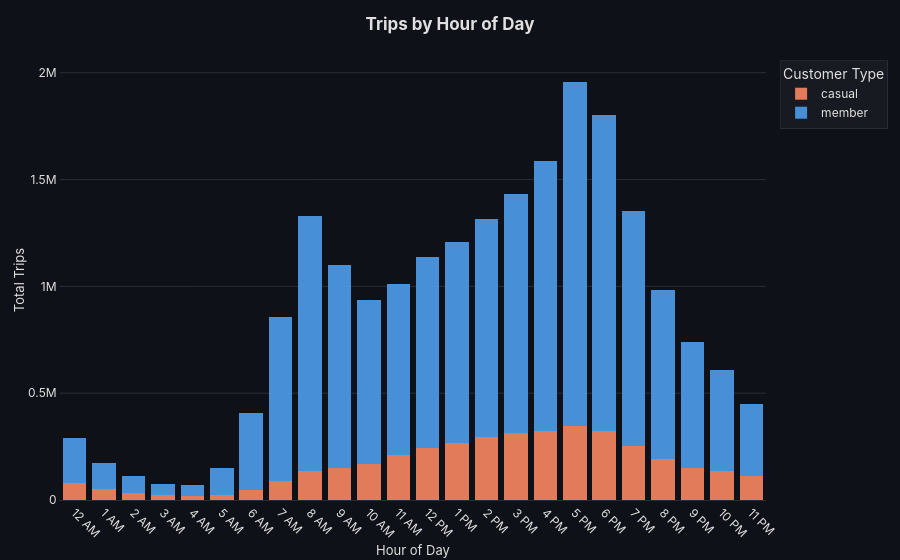

Write notebook code for a chart like this one.
### Code cell
df_hour = get_trips_by_hour()

# ── Chart 2 ─────────────────────────────────────────────────────────────────


def chart_trips_by_hour(df: pd.DataFrame) -> Figure:
    """Stacked bar chart: total trips per hour of day, split by customer type."""

    df = (
        df.filter(["trip_hour", "trip_count", "customer_type"])
        .groupby(["trip_hour", "customer_type"], as_index=False)
        .sum()
    )

    labels = {
        "trip_hour": "Hour of Day",
        "trip_count": "Total Trips",
        "customer_type": "Customer Type",
    }

    fig = px.bar(
        df,
        x="trip_hour",
        y="trip_count",
        labels=labels,
        color="customer_type",
        barmode="stack",
        color_discrete_map=CUSTOMER_COLORS,
    )

    fig.update_traces(marker_line_width=0, opacity=0.92)

    _apply_theme(fig, title="Trips by Hour of Day")

    # Replace numeric ticks with AM/PM labels
    hour_vals = list(range(24))
    hour_texts = [_hour_label(h) for h in hour_vals]

    fig.update_xaxes(
        tickmode="array",
        tickvals=hour_vals,
        ticktext=hour_texts,
        tickangle=45,  # angled so AM/PM labels don't collide
        title_text="Hour of Day",
    )

    fig.update_yaxes(title_text="Total Trips")

    return fig


chart_trips_by_hour(df_hour)

### Figure 1 — Plotly figure (JSON) as saved in the notebook; plotly's stock layout.template omitted (floating-point values rounded to 4 significant figures)
{"data": [{"hovertemplate": "Customer Type=casual<br>Hour of Day=%{x}<br>Total Trips=%{y}<extra></extra>", "legendgroup": "casual", "marker": {"color": "#F4845F", "line": {"width": 0}, "pattern": {"shape": ""}}, "name": "casual", "opacity": 0.92, "orientation": "v", "showlegend": true, "textposition": "auto", "type": "bar", "x": [0, 1, 2, 3, 4, 5, 6, 7, 8, 9, 10, 11, 12, 13, 14, 15, 16, 17, 18, 19, 20, 21, 22, 23], "xaxis": "x", "y": [77727, 50543, 33079, 21618, 17128, 21159, 46063, 90058, 137505, 148977, 170647, 210161, 245188, 266430, 295415, 315408, 321736, 347597, 322512, 254839, 189965, 150457, 133898, 110287], "yaxis": "y"}, {"hovertemplate": "Customer Type=member<br>Hour of Day=%{x}<br>Total Trips=%{y}<extra></extra>", "legendgroup": "member", "marker": {"color": "#4C9BE8", "line": {"width": 0}, "pattern": {"shape": ""}}, "name": "member", "opacity": 0.92, "orientation": "v", "showlegend": true, "textposition": "auto", "type": "bar", "x": [0, 1, 2, 3, 4, 5, 6, 7, 8, 9, 10, 11, 12, 13, 14, 15, 16, 17, 18, 19, 20, 21, 22, 23], "xaxis": "x", "y": [211607, 124776, 79069, 53571, 51032, 128878, 363396, 768751, 1191796, 952578, 764014, 799730, 893897, 939679, 1018028, 1117241, 1265325, 1609000, 1480875, 1097010, 792999, 590526, 473044, 340974], "yaxis": "y"}], "layout": {"barmode": "stack", "font": {"color": "#e0e0e0", "family": "Inter, Arial, sans-serif", "size": 12}, "legend": {"bgcolor": "rgba(255,255,255,0.04)", "bordercolor": "rgba(255,255,255,0.08)", "borderwidth": 1, "font": {"size": 12}, "title": {"text": "Customer Type"}, "tracegroupgap": 0}, "margin": {"b": 60, "l": 60, "r": 40, "t": 60}, "paper_bgcolor": "#0e1117", "plot_bgcolor": "#0e1117", "title": {"font": {"color": "#e0e0e0", "family": "Inter, Arial, sans-serif", "size": 17, "weight": "bold"}, "pad": {"b": 12}, "text": "Trips by Hour of Day", "x": 0.5, "xanchor": "center"}, "xaxis": {"anchor": "y", "domain": [0, 1], "linecolor": "#2a2d35", "showgrid": false, "tickangle": 45, "tickfont": {"color": "#e0e0e0", "size": 12}, "tickmode": "array", "ticktext": ["12 AM", "1 AM", "2 AM", "3 AM", "4 AM", "5 AM", "6 AM", "7 AM", "8 AM", "9 AM", "10 AM", "11 AM", "12 PM", "1 PM", "2 PM", "3 PM", "4 PM", "5 PM", "6 PM", "7 PM", "8 PM", "9 PM", "10 PM", "11 PM"], "tickvals": [0, 1, 2, 3, 4, 5, 6, 7, 8, 9, 10, 11, 12, 13, 14, 15, 16, 17, 18, 19, 20, 21, 22, 23], "title": {"font": {"color": "#e0e0e0", "size": 13}, "text": "Hour of Day"}, "zeroline": false}, "yaxis": {"anchor": "x", "domain": [0, 1], "gridcolor": "#2a2d35", "gridwidth": 1, "linecolor": "rgba(0,0,0,0)", "tickfont": {"color": "#e0e0e0", "size": 12}, "title": {"font": {"color": "#e0e0e0", "size": 13}, "text": "Total Trips"}, "zeroline": false}}}
